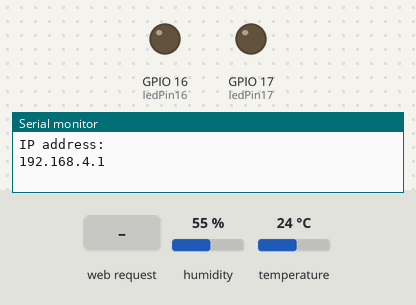
The sketch below on a simulated ESP32. On the bench: output pins drawn as LEDs (lit = HIGH), the last lines printed to the serial monitor. Inputs (shaded band) come from the test bench; at power-on: humidity 55 %, temperature 24 °C.

Above: at 1.2 s.
1.3 s: HTTP request GET /16/on received
At 2.5 s:
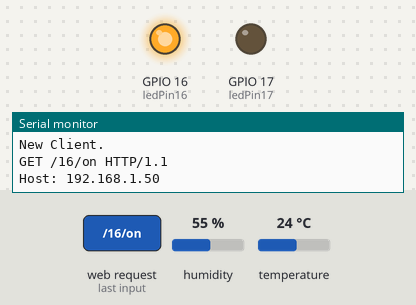
2.8 s: HTTP request GET /17/on received
At 3.6 s:
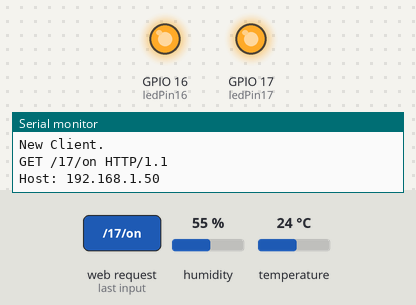
4.3 s: HTTP request GET /16/off received
At 4.7 s:
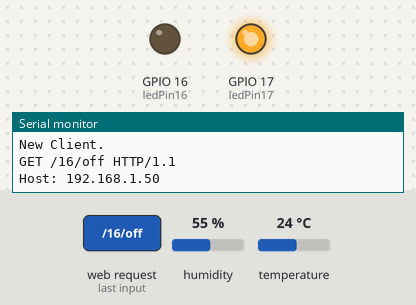
5.8 s: HTTP request GET /17/off received
At 6.7 s:
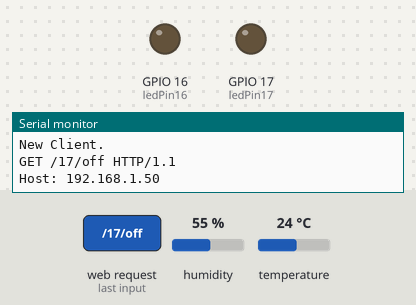
Timing chart, 0 to 8.3 s (numbered marks = the images above; inputs shaded):
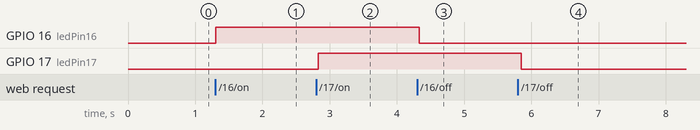

The sketch:

sketch_mar14b.ino
```cpp
// Load Wi-Fi library
#include <WiFi.h>
#include "DHT.h"

#define DHTPIN 26
#define DHTTYPE DHT11
DHT dht(DHTPIN, DHTTYPE);
// Network credentials Here
const char* ssid     = "ESP32-Network";
const char* password = "Esp32-Password";

// Set web server port number to 80
WiFiServer server(80);

// Variable to store the HTTP request
String header;

//variables to store the current LED states
String statePin16 = "off";
String statePin17 = "off";
//Output variable to GPIO pins
const int ledPin16 = 16;
const int ledPin17 = 17;

// Current time
unsigned long currentTime = millis();
// Previous time
unsigned long previousTime = 0;
// Define timeout time in milliseconds
const long timeoutTime = 2000;

void setup() {
  Serial.begin(115200);

  pinMode(ledPin16, OUTPUT);      // set the LED pin mode
  digitalWrite(ledPin16, 0);      // turn LED off by default
  pinMode(ledPin17, OUTPUT);      // set the LED pin mode
  digitalWrite(ledPin17, 0);      // turn LED off by default

  WiFi.softAP(ssid,password);

  // Print IP address and start web server
  Serial.println("");
  Serial.println("IP address: ");
  Serial.println(WiFi.softAPIP());
  server.begin();
  dht.begin();
}
unsigned int k = 0;
void loop() {
  float h = dht.readHumidity();
  float t = dht.readTemperature();  /*Read default temperature in Celsius*/
  float f = dht.readTemperature(true);  /*Read temperature in Fahrenheit*/
  if (isnan(h) || isnan(t) || isnan(f)) {   /*if condition to check all reading taken or not*/
  Serial.println(F("Failed to read from DHT sensor!"));
  return;
  }
  WiFiClient client = server.available();   // Listen for incoming clients
  k=h;
  if (client) {                             // If a new client connects,
    currentTime = millis();
    previousTime = currentTime;
    Serial.println("New Client.");          // print a message out in the serial port
    String currentLine = "";                // make a String to hold incoming data from the client

    while (client.connected() && currentTime - previousTime <= timeoutTime) {
      // loop while the client's connected
      currentTime = millis();
      if (client.available()) {             // if there's bytes to read from the client,
        char c = client.read();             // read a byte, then
        Serial.write(c);                    // print it out the serial monitor
        header += c;
        if (c == '\n') {                    // if the byte is a newline character
          // if the current line is blank, you got two newline characters in a row.
          // that's the end of the client HTTP request, so send a response:
          if (currentLine.length() == 0) {
            // HTTP headers always start with a response code (e.g. HTTP/1.1 200 OK)
            // and a content-type so the client knows what's coming, then a blank line:
            client.println("HTTP/1.1 200 OK");
            client.println("Content-type:text/html");
            client.println("Connection: close");
            client.println();

            // turns the GPIOs on and off
            if (header.indexOf("GET /16/on") >= 0) {
              statePin16 = "on";
              digitalWrite(ledPin16, HIGH);               // turns the LED on
            } else if (header.indexOf("GET /16/off") >= 0) {
              statePin16 = "off";
              digitalWrite(ledPin16, LOW);                //turns the LED off
            }

            if (header.indexOf("GET /17/on") >= 0) {
              statePin17 = "on";
              digitalWrite(ledPin17, HIGH);               // turns the LED on
            } else if (header.indexOf("GET /17/off") >= 0) {
              statePin17 = "off";
              digitalWrite(ledPin17, LOW);                //turns the LED off
            }

            else if(header.indexOf("GET /jj")>=0){
              client.println(k,10);
              break;
            }
            else if(header.indexOf("POST /x")>=0){
              Serial.println("123");
            }

            // Display the HTML web page

client.println("<!DOCTYPE HTML> <html>\n  <html>" );
client.println(" <head>   <meta name=\"viewport\" content=\"width=device-width, initial-scale=1\">  <title>robot control</title></head>");
client.println("<body><h2>Joystick who control the robot</h2>");

client.println("<div id=\"slider\" class=\"slider\">");
client.println("<div class=\"thumb\" id=\"thumb\"></div>   </div>");

client.println("<h1 id=\"changeOnclick\">Y=0</h1>");
client.println("<h1 id=\"changeOnRight\">X=0</h1>");

client.println("<p>");
client.println("<i class=\"fas fa-thermometer-half\" style=\"color:#059e8a;\"></i>");
client.println("<span class=\"dht-labels\">Temperature</span>");
client.println("<span id=\"temperature\">36</span>");
client.println("<sup class=\"units\">&deg;C</sup>");
client.println("</p>");

client.println("<p>");
client.println("<i class=\"fas fa-tint\" style=\"color:#00add6;\"></i>");
client.println("<span class=\"dht-labels\">Humidity</span>");
client.println("<span id=\"humidity\">61%</span>");
client.println("<sup class=\"units\">%</sup>");
client.println("</p>");

client.println("<p>");
client.println("<span class=\"dht-labels\">There are <span class=\"quant\">61</span> ml in the container</span>");
client.println("</p>");

client.println("<div class=\"slidecontainer\">");
client.println("<h3>You can regulate speed here</h3>");
client.println("<input type=\"range\" min=\"0\" max=\"100\" value=\"50\" class=\"slider2\" id=\"myRange\">");
client.println("<p>Speed: <span id=\"demo\"></span></p>");
client.println("<p id=\"test\"></p>");
client.println("</div>");

client.println("<style>");
client.println("div { position: absolute; left: 40%; }");
client.println("html { font-family: Arial; display: inline-block; margin: 0px auto; text-align: center; }");
client.println("h2 { font-size: 3.0rem; }");
client.println("p { font-size: 3.0rem; }");
client.println(".units { font-size: 1.2rem; }");
client.println(".dht-labels { font-size: 1.5rem; vertical-align: middle; padding-bottom: 15px; }");
client.println(".slider { border-radius: 50%; background: #33ff00; background: linear-gradient(left top, #E0E0E0, #EEEEEE); width: 350px; height: 350px; margin: 5px; position: relative; text-align: center; justify-content: center; }");
client.println(".thumb { width: 100px; height: 100px; border-radius: 50%; position: relative; background: rgb(0, 197, 227); cursor: grab; }");
client.println(".slidecontainer { width: 80%; position: absolute; left: 10%; }");
client.println(".slider2 { -webkit-appearance: none; width: 100%; height: 15px; border-radius: 5px; background: #bbbfbb; outline: none; opacity: 0.7; -webkit-transition: .2s; transition: opacity .2s; }");
client.println(".slider2:hover { opacity: 1; }");
client.println(".slider2::-webkit-slider-thumb { -webkit-appearance: none; appearance: none; width: 25px; height: 25px; border-radius: 50%; background: #2bfd06; cursor: pointer; }");
client.println(".slider2::-moz-range-thumb { width: 25px; height: 25px; border-radius: 50%; background: #04AA6D; cursor: pointer; }");
client.println(".quant { font-size: 40px; }");
client.println("h3 { font-size: 50px; }");
client.println("</style>");

client.println("<script>");
client.println("var slider2 = document.getElementById(\"myRange\");");
client.println("var output = document.getElementById(\"demo\");");
client.println("output.innerHTML = slider2.value;");
client.println("slider2.oninput = function() { output.innerHTML = this.value; }");

client.println("let center = 125;");
client.println("let thumb = document.querySelector('.thumb');");
client.println("let ok = 0;");
client.println("thumb.style.left = center + 'px';");
client.println("thumb.style.top = center + 'px';");
client.println("thumb.addEventListener('touchstart', handleStart);");
client.println("thumb.ondragstart = function() { return false; };");

client.println("function handleStart(event) {");
client.println("    ok = 1;");
client.println("    event.preventDefault();");
client.println("    let touch = event.touches[0];");
client.println("    let shiftY = touch.clientY - thumb.getBoundingClientRect().top;");
client.println("    let shiftX = touch.clientX - thumb.getBoundingClientRect().left;");
client.println("    document.addEventListener('touchmove', handleMove);");
client.println("    document.addEventListener('touchend', handleEnd);");
client.println("    document.addEventListener('touchcancel', handleCancel);");

client.println("    function handleMove(event) {");
client.println("        event.preventDefault();");
client.println("        let touch = event.touches[0];");
client.println("        let newLeft = touch.clientY - shiftY - slider.getBoundingClientRect().top;");
client.println("        let newTop = touch.clientX - shiftX - slider.getBoundingClientRect().left;");
client.println("        if (newLeft < 0) { newLeft = 0; }");
client.println("        if (newTop < 0) { newTop = 0; }");
client.println("        let rightEdge = slider.offsetHeight - thumb.offsetHeight;");
client.println("        let topEdge = slider.offsetWidth - thumb.offsetWidth;");
client.println("        if (newLeft > rightEdge) { newLeft = rightEdge; }");
client.println("        if (newTop > topEdge) { newTop = topEdge; }");
client.println("        thumb.style.top = newLeft + 'px';");
client.println("        thumb.style.left = newTop + 'px';");
client.println("        if (newLeft >= center) { newLeft -= center; } else { newLeft -= center; }");
client.println("        newLeft = -newLeft;");
client.println("        if (newTop >= center) { newTop -= center; } else { newTop -= center; }");
client.println("        var h1 = document.getElementById('changeOnclick');");
client.println("        h1.innerHTML = 'Y=' + newLeft;");
client.println("        var h11 = document.getElementById('changeOnRight');");
client.println("        h11.innerHTML = 'X=' + newTop;");
client.println("    }");

client.println("    function handleEnd() {");
client.println("        document.removeEventListener('touchend', handleEnd);");
client.println("        document.removeEventListener('touchmove', handleMove);");
client.println("        thumb.style.left = center + 'px';");
client.println("        thumb.style.top = center + 'px';");
client.println("        var h1 = document.getElementById('changeOnclick');");
client.println("        h1.innerHTML = 'Y=' + 0;");
client.println("        var h11 = document.getElementById('changeOnRight');");
client.println("        h11.innerHTML = 'X=' + 0;");
client.println("    }");

client.println("    function handleCancel() {");
client.println("        document.removeEventListener('touchcancel', handleCancel);");
client.println("        document.removeEventListener('touchmove', handleMove);");
client.println("        thumb.style.left = center + 'px';");
client.println("        thumb.style.top = center + 'px';");
client.println("        var h1 = document.getElementById('changeOnclick');");
client.println("        h1.innerHTML = 0;");
client.println("        var h11 = document.getElementById('changeOnRight');");
client.println("        h11.innerHTML = 0;");
client.println("    }");
client.println("}");
client.println("</script>");
client.println("</body></html>");
          } else { // if you got a newline, then clear currentLine
            currentLine = "";
          }
        } else if (c != '\r') {  // if you got anything else but a carriage return character,
          currentLine += c;      // add it to the end of the currentLine
        }
      }
    }
    // Clear the header variable
    header = "";
    // Close the connection
    client.stop();
    Serial.println("Client disconnected.");
    Serial.println("");
  }
}
```

Measured:
- after the input at 1.3 s, GPIO 16 (ledPin16): LOW → HIGH at once
- after the input at 2.8 s, GPIO 17 (ledPin17): LOW → HIGH at once
- after the input at 4.3 s, GPIO 16 (ledPin16): HIGH → LOW at once
- after the input at 5.8 s, GPIO 17 (ledPin17): HIGH → LOW after 0.05 s
